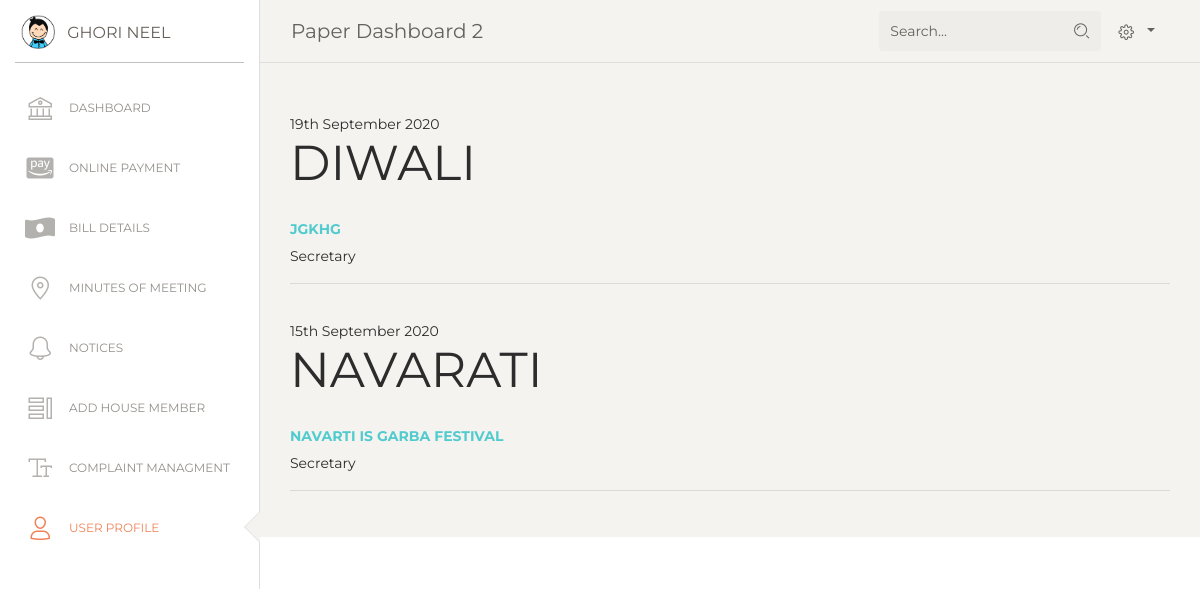
Screenshot of /SMS/user/dashboard/display_notice_to_user.php (signed in) with the database file from the repository.
### tables this page shows
CREATE TABLE `noticetb` (
  `notice_id` int(11) NOT NULL,
  `subject` varchar(200) NOT NULL,
  `n_date` varchar(50) NOT NULL,
  `details` varchar(1000) NOT NULL,
  `photos` varchar(255) NOT NULL,
  `posted_by` varchar(255) NOT NULL
);

### SMS/user/dashboard/display_notice_to_user.php (the view, shortened to what this page needs)
<!DOCTYPE html>
<html lang="en">
<head>
  <link href="https://maxcdn.bootstrapcdn.com/font-awesome/latest/css/font-awesome.min.css" rel="stylesheet">
  <link href="../assets/css/bootstrap.min.css" rel="stylesheet" />
  <link href="../assets/css/paper-dashboard.css?v=2.0.1" rel="stylesheet" />
  <link href="../assets/demo/demo.css" rel="stylesheet" />
</head>
<body class="">
  <div class="wrapper ">
    <div class="sidebar" data-color="white" data-active-color="danger">
      <div class="logo">
        <a href="https://www.creative-tim.com" class="simple-text logo-mini">
          <div class="logo-image-small">
            <img src="../assets/img/logo-small.png">
          </div>
        </a>
        <a href="https://www.creative-tim.com" class="simple-text logo-normal">
        <?php session_start();
            echo $_SESSION['username'];
          ?>
        </a>
      </div>
      <div class="sidebar-wrapper">
        <?php include "side_menu_user.php"?>
      </div>
    </div>
    <div class="main-panel">
     <nav class="navbar navbar-expand-lg navbar-absolute fixed-top navbar-transparent">
        <div class="container-fluid">
          <div class="navbar-wrapper">
            <a class="navbar-brand" href="javascript:;">Paper Dashboard 2</a>
          </div>
          <div class="collapse navbar-collapse justify-content-end" id="navigation">
            <form>
              <div class="input-group no-border">
                <input type="text" value="" class="form-control" placeholder="Search...">
                <div class="input-group-append">
                  <div class="input-group-text">
                    <i class="nc-icon nc-zoom-split"></i>
                  </div>
                </div>
              </div>
            </form>
            <?php include "nav_bar_user.php";?>
          </div>
        </div>
      </nav>
      <div class="content">
      <div class="notice-board-wrap">
         <div class="notice-list">
           <?php
            include "connection.php";
             $displayquery="select * from noticetb";
             $result = mysqli_query($conn,$displayquery);
             while($row=mysqli_fetch_assoc($result))
             {
                $subject=$row['subject'];
                $n_date=$row['n_date'];
                $yrdata= strtotime($n_date);
                $update_date= date("jS F Y",$yrdata);
                $details=$row['details'];
                $posted_by=$row['posted_by'];echo "<br>";?>
                <div class="post-date bg-skyblue"><?php echo $update_date;?></div>
              <h1 class="text-uppercase font-size-20"><?php echo $subject;?></h1>
                <h6 class="notice-title"><a href="#"><?php echo $details;?></a></h6>
                    <div class="entry-meta"><?php echo $posted_by;?></div>
                    <hr>
            <?php }
            ?>
                </div>
            </div>
        </div>
      </div>
      <footer class="footer footer-black  footer-white ">
        <div class="container-fluid">
          <div class="row">
            <div class="credits ml-auto">
              <span class="copyright">
                , made with <i class="fa fa-heart heart"></i> by Code Devil's
              </span>
            </div>
          </div>
        </div>
      </footer>
    </div>
</body>
</html>

### rows the page displays
noticetb: n_date "19th September 2020", subject "DIWALI", details "JGKHG", posted_by "Secretary"
noticetb: n_date "15th September 2020", subject "NAVARATI", details "NAVARTI IS GARBA FESTIVAL", posted_by "Secretary"

### other values shown
$_SESSION['username'] "GHORI NEEL"
